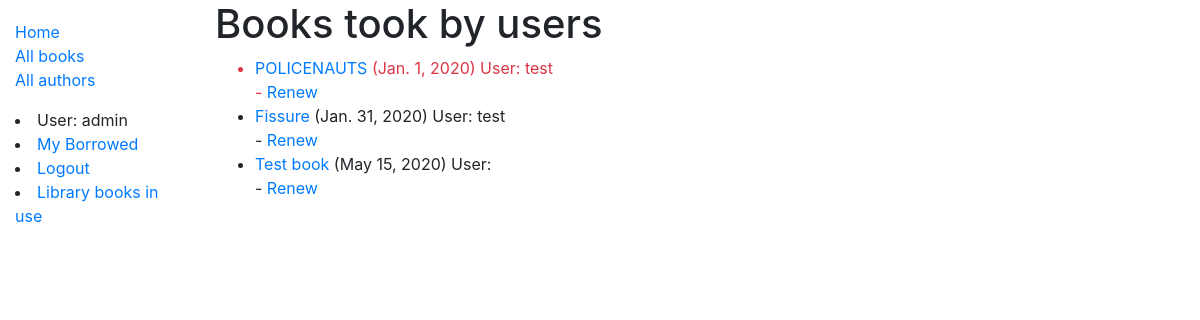
The page /catalog/library-books (signed in) on the database as committed earlier.
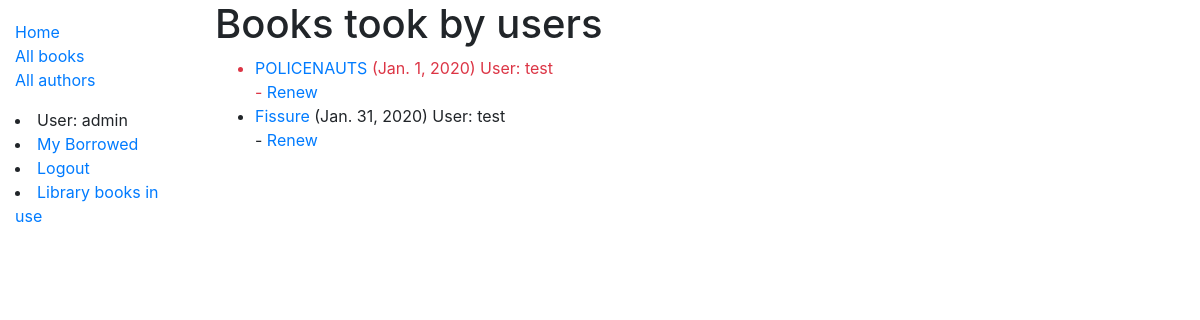
The same page on the database as committed later.
### catalog/models.py (models this page shows, shortened)
class BookInstance(models.Model):
    id = models.UUIDField(primary_key=True, default=uuid.uuid4, help_text='Unique ID from this particular book instance')
    book = models.ForeignKey(Book, on_delete=models.SET_NULL, null=True)
    imprint = models.CharField(max_length=200)
    due_back = models.DateField(null=True, blank=True)
    borrower = models.ForeignKey(User, on_delete=models.SET_NULL, null=True, blank=True)
    LOAN_STATUS = (
        ('m', 'Maintenance'),
        ('o', 'On loan'),
        ('a', 'Available'),
        ('r', 'Reserved')
    )
    status = models.CharField(
        max_length=1,
        choices=LOAN_STATUS,
        blank=True,
        default='m',
        help_text='Book availability',
    )
    class Meta:
        ordering = [ 'due_back' ]
        permissions = (("can_mark_returned", "Set book as returned"),)
    @property
    def is_overdue(self):
        if self.due_back and date.today() > self.due_back:
            return True
        return False

class Book(models.Model):
    title = models.CharField(max_length=200)
    author = models.ForeignKey(Author, on_delete=models.SET_NULL, null=True)
    summary = models.TextField(max_length=1000, help_text='Enter a brief description of the book')
    isbn = models.CharField('ISBN', max_length=13, help_text='13 Character <a href="https://www.isbn-international.org/content/what-isbn">ISBN number</a>')
    genre = models.ManyToManyField(Genre, help_text='Select a genre for this book')
    language = models.ForeignKey(Language, on_delete=models.SET_NULL, null=True)
    class Meta:
        ordering = [ 'title' ]

### catalog/views.py (the view)
# urls.py: path('library-books', views.LibraryBooksListView.as_view(), name='library-books'),
class LibraryBooksListView(PermissionRequiredMixin, generic.ListView):
    permission_required = 'catalog.can_mark_returned'
    model = BookInstance
    template_name = 'catalog/bookinstance_list_library.html'
    paginate_by = 10
    def get_queryset(self):
        return BookInstance.objects \
            .filter(status__exact='o') \
            .order_by('due_back')

### catalog/templates/catalog/bookinstance_list_library.html
{% extends "base_generic.html" %}
{% block content %}
    <h1>Books took by users</h1>
    {% if bookinstance_list %}
        <ul>
            {% for bookinst in bookinstance_list %}
                <li class="{% if bookinst.is_overdue %}text-danger{% endif %}">
                    <a href="{% url 'book-detail' bookinst.book.pk%}">{{ bookinst.book.title }}</a>
                    ({{ bookinst.due_back }})
                    User: {{ bookinst.borrower.username }}
                    <br />
                    {% if perms.catalog.can_mark_returned %}- <a href="{% url 'renew-book-librarian' bookinst.id %}">Renew</a>  {% endif %}
                </li>
            {% endfor %}
        </ul>
    {% else %}
    <p>There are no books borrowed by users.</p>
    {% endif %}
{% endblock %}

Rows that differ between the two databases and show on the page:
no longer on this page (row edited): BookInstance: book "Test book", due_back "May 15, 2020"
